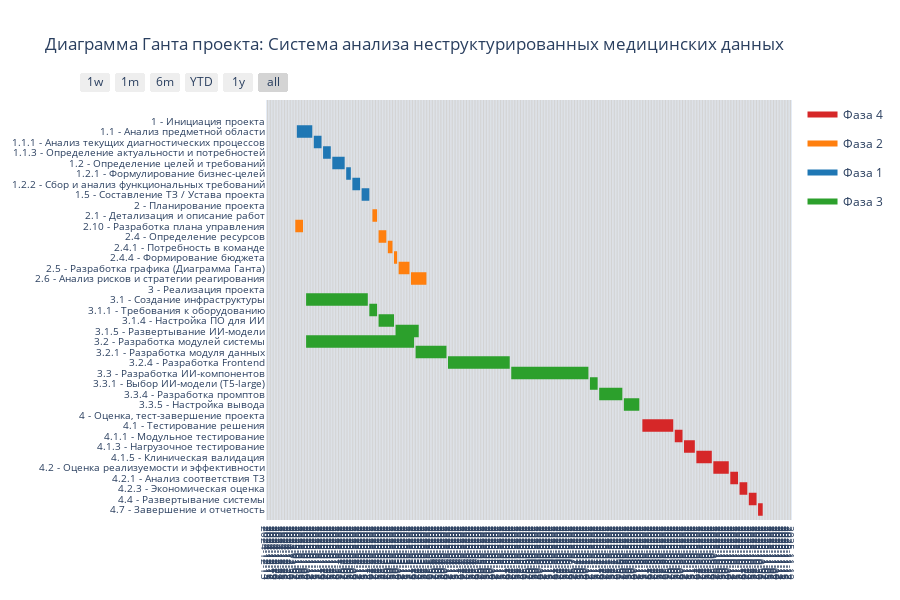

Notebook code cell kept with this figure:
### Code cell
import plotly.figure_factory as ff
import pandas as pd
from datetime import datetime, timedelta
import re # Импортируем библиотеку для работы с регулярными выражениями

# --- Упрощенная Структура ИСР с примерными длительностями и зависимостями ---
# Формат: (ID, Короткий текст работы, Уровень в иерархии, Длительность в днях, Зависимость от ID (Finish-to-Start))
# Зависимости здесь упрощенные и последовательные для примера
wbs_items_timed = [
    ('1', 'Инициация проекта', 1, 0, None), # Фазы как вехи или суммарные задачи (0 длительность)
    ('1.1', 'Анализ предметной области', 2, 10, '1'), # Зависит от начала Фазы 1
    ('1.1.1', 'Анализ текущих диагностических процессов', 3, 5, '1.1'), # Зависит от 1.1
    ('1.1.3', 'Определение актуальности и потребностей', 3, 5, '1.1.1'), # Зависит от 1.1.1
    ('1.2', 'Определение целей и требований', 2, 8, '1.1.3'), # Зависит от 1.1.3
    ('1.2.1', 'Формулирование бизнес-целей', 3, 3, '1.2'), # Зависит от 1.2
    ('1.2.2', 'Сбор и анализ функциональных требований', 3, 5, '1.2.1'), # Зависит от 1.2.1
    ('1.5', 'Составление ТЗ / Устава проекта', 2, 5, '1.2.2'), # Зависит от 1.2.2

    ('2', 'Планирование проекта', 1, 0, '1.5'), # Фаза 2 начинается после завершения 1.5 (последняя задача Фазы 1)
    ('2.1', 'Детализация и описание работ', 2, 3, '2'), # Зависит от начала Фазы 2
    ('2.4', 'Определение ресурсов', 2, 5, '2.1'), # Зависит от 2.1
    ('2.4.1', 'Потребность в команде', 3, 3, '2.4'), # Зависит от 2.4
    ('2.4.4', 'Формирование бюджета', 3, 2, '2.4.1'), # Зависит от 2.4.1
    ('2.5', 'Разработка графика (Диаграмма Ганта)', 2, 7, '2.4.4'), # Зависит от 2.4.4
    ('2.6', 'Анализ рисков и стратегии реагирования', 2, 10, '2.5'), # Зависит от 2.5
    ('2.10', 'Разработка плана управления', 2, 5, '2.6'), # Зависит от 2.6

    ('3', 'Реализация проекта', 1, 0, '2.10'), # Фаза 3 начинается после завершения 2.10 (последняя задача Фазы 2)
    ('3.1', 'Создание инфраструктуры', 2, 40, '3'), # Зависит от начала Фазы 3
    ('3.1.1', 'Требования к оборудованию', 3, 5, '3.1'), # Зависит от 3.1
    ('3.1.4', 'Настройка ПО для ИИ', 3, 10, '3.1.1'), # Зависит от 3.1.1
    ('3.1.5', 'Развертывание ИИ-модели', 3, 15, '3.1.4'), # Зависит от 3.1.4
    ('3.2', 'Разработка модулей системы', 2, 70, '3'), # Параллельно с инфраструктурой, зависит от начала Фазы 3
    ('3.2.1', 'Разработка модуля данных', 3, 20, '3.2'), # Зависит от начала 3.2
    ('3.2.4', 'Разработка Frontend', 3, 40, '3.2.1'), # Зависит от 3.2.1
    ('3.3', 'Разработка ИИ-компонентов', 2, 50, '3.2.4'), # Может начаться после частичной готовности Frontend
    ('3.3.1', 'Выбор ИИ-модели (T5-large)', 3, 5, '3.3'), # Зависит от начала 3.3
    ('3.3.4', 'Разработка промптов', 3, 15, '3.3.1'), # Зависит от 3.3.1
    ('3.3.5', 'Настройка вывода', 3, 10, '3.3.4'), # Зависит от 3.3.4

    ('4', 'Оценка, тест-завершение проекта', 1, 0, '3.3.5'), # Фаза 4 начинается после завершения 3.3.5 (последняя задача реализации)
    ('4.1', 'Тестирование решения', 2, 20, '4'), # Зависит от начала Фазы 4
    ('4.1.1', 'Модульное тестирование', 3, 5, '4.1'), # Зависит от 4.1
    ('4.1.3', 'Нагрузочное тестирование', 3, 7, '4.1.1'), # Зависит от 4.1.1
    ('4.1.5', 'Клиническая валидация', 3, 10, '4.1.3'), # Зависит от 4.1.3
    ('4.2', 'Оценка реализуемости и эффективности', 2, 10, '4.1.5'), # Зависит от завершения тестирования
    ('4.2.1', 'Анализ соответствия ТЗ', 3, 5, '4.2'), # Зависит от начала 4.2
    ('4.2.3', 'Экономическая оценка', 3, 5, '4.2.1'), # Зависит от 4.2.1
    ('4.4', 'Развертывание системы', 2, 5, '4.2.3'), # Зависит от завершения оценки
    ('4.7', 'Завершение и отчетность', 2, 3, '4.4'), # Зависит от развертывания
]

# --- Расчет дат на основе длительности и зависимостей ---
# Словарь для хранения дат завершения задач по их ID
task_finish_dates = {}
# Начальная дата проекта
project_start_date = datetime(2025, 1, 1)

# Список данных для Plotly
gantt_data = []

# Сортируем задачи по ID. Это важно для корректного расчета зависимостей,
# т.к. мы обрабатываем их в порядке возрастания ID.
wbs_items_timed.sort(key=lambda item: item[0])

for item_id, item_text, item_level, duration, dependency_id in wbs_items_timed:
    start_date = project_start_date

    # Определяем дату старта на основе зависимости
    if dependency_id:
        if dependency_id in task_finish_dates:
            # Старт на следующий день после завершения зависимости
            start_date = task_finish_dates[dependency_id] + timedelta(days=1)
        else:
            # Это должно быть исключено, если зависимости логически корректны и WBS отсортирован.
            # Если это происходит, значит, зависимость на задачу, которая еще не была обработана
            # или не существует. Для надежности можно поднять ошибку или оставить предупреждение.
            print(f"Warning: Dependency ID '{dependency_id}' not found or processed yet for task '{item_id}'. Setting start to project start date.")
            start_date = project_start_date
    elif item_id == '1': # Специально для первой задачи, если у нее нет зависимости
        start_date = project_start_date
    else: # Для других задач верхнего уровня без явной зависимости, но входящих в иерархию
        # Если это задача верхнего уровня (например, "2", "3", "4"), и она не '1',
        # то ее старт должен быть привязан к завершению последней задачи предыдущей фазы.
        # Это уже учтено в wbs_items_timed, но на случай ошибок в данных,
        # убедимся, что у таких задач есть dependency_id.
        pass

    finish_date = start_date + timedelta(days=duration)

    # Сохраняем дату завершения текущей задачи в словаре
    task_finish_dates[item_id] = finish_date

    # Добавляем задачу в список данных для Plotly
    gantt_data.append(dict(
        Task=f'{item_id} - {item_text}', # Метка задачи на графике
        Start=start_date.strftime('%Y-%m-%d'),
        Finish=finish_date.strftime('%Y-%m-%d'),
        Resource=f'Фаза {item_id.split(".")[0]}' # Используем номер фазы как ресурс для группировки/раскраски
    ))

# --- Создание Диаграммы Ганта с Plotly ---

fig = ff.create_gantt(gantt_data,
                      index_col='Resource', # Группировать/раскрашивать по фазам
                      show_colorbar=True,
                      group_tasks=True, # Группировать задачи по ресурсу (фазе) на оси Y
                      title='Диаграмма Ганта проекта: Система анализа неструктурированных медицинских данных',
                      bar_width=0.6,
                      # show_arrows=False, # Эту строку нужно удалить, так как она вызывает ошибку
                     )

# --- Настройка внешнего вида ---
fig.update_layout(
    hovermode='closest', 
    xaxis=dict(
        tickfont=dict(size=12), 
        tickformat='%Y-%m',  # Изменено на формат год-месяц
        dtick='M1',          # Отображать метки каждого месяца
        showgrid=True,       # Отображение сетки
        gridwidth=1,         # Ширина линий сетки
        gridcolor='LightGrey'# Цвет линий сетки
    ),
    yaxis=dict(
        tickfont=dict(size=12), 
        categoryorder='category ascending' 
    ),
)
"""
fig.update_layout(
    hovermode='closest', # Режим отображения всплывающих подсказок
    xaxis=dict(
        tickfont=dict(size=10), # Размер шрифта меток оси X
        tickformat='%Y-%m-%d',  # Формат меток даты: год-месяц-день
        dtick='D1',             # Интервал меток: 1 день. Используйте 'W1' для еженедельных меток.
        showgrid=True,          # Отображение сетки
        gridwidth=1,            # Ширина линий сетки
        gridcolor='LightGrey'   # Цвет линий сетки
    ),
    yaxis=dict(
        tickfont=dict(size=10), # Размер шрифта меток оси Y
        categoryorder='category ascending' # Порядок отображения задач (сверху вниз в порядке списка)
    ),
)
"""
# --- Отображение диаграммы ---
fig.show()

# --- Сохранение диаграммы (опционально) ---
# Для сохранения в файл (нужны библиотеки kaleido: pip install -U kaleido)
#fig.write_image("gantt_medical_ai.png") # Сохранить как PNG
#fig.write_html("gantt_medical_ai.html") # Сохранить как интерактивный HTML файл

### Figure 1 — Plotly figure (JSON) as saved in the notebook; plotly's stock layout.template omitted (floating-point values rounded to 4 significant figures)
{"data": [{"fill": "toself", "fillcolor": "rgb(214, 39, 40)", "hoverinfo": "name", "legendgroup": "rgb(214, 39, 40)", "mode": "none", "name": "Фаза 4", "showlegend": true, "type": "scatter", "x": ["2025-08-13", "2025-08-13", "2025-08-13", "2025-08-13", "2025-08-13", "2025-08-14", "2025-09-03", "2025-09-03", "2025-08-14", "2025-08-14", "2025-09-04", "2025-09-09", "2025-09-09", "2025-09-04", "2025-09-04", "2025-09-10", "2025-09-17", "2025-09-17", "2025-09-10", "2025-09-10", "2025-09-18", "2025-09-28", "2025-09-28", "2025-09-18", "2025-09-18", "2025-09-29", "2025-10-09", "2025-10-09", "2025-09-29", "2025-09-29", "2025-10-10", "2025-10-15", "2025-10-15", "2025-10-10", "2025-10-10", "2025-10-16", "2025-10-21", "2025-10-21", "2025-10-16", "2025-10-16", "2025-10-22", "2025-10-27", "2025-10-27", "2025-10-22", "2025-10-22", "2025-10-28", "2025-10-31", "2025-10-31", "2025-10-28"], "y": [8.4, 8.4, 9.6, 9.6, null, 7.4, 7.4, 8.6, 8.6, null, 6.4, 6.4, 7.6, 7.6, null, 5.4, 5.4, 6.6, 6.6, null, 4.4, 4.4, 5.6, 5.6, null, 3.4, 3.4, 4.6, 4.6, null, 2.4, 2.4, 3.6, 3.6, null, 1.4, 1.4, 2.6, 2.6, null, 0.4, 0.4, 1.6, 1.6, null, -0.6, -0.6, 0.6, 0.6]}, {"fill": "toself", "fillcolor": "rgb(255, 127, 14)", "hoverinfo": "name", "legendgroup": "rgb(255, 127, 14)", "mode": "none", "name": "Фаза 2", "showlegend": true, "type": "scatter", "x": ["2025-02-19", "2025-02-19", "2025-02-19", "2025-02-19", "2025-02-19", "2025-02-20", "2025-02-23", "2025-02-23", "2025-02-20", "2025-02-20", "2025-01-01", "2025-01-06", "2025-01-06", "2025-01-01", "2025-01-01", "2025-02-24", "2025-03-01", "2025-03-01", "2025-02-24", "2025-02-24", "2025-03-02", "2025-03-05", "2025-03-05", "2025-03-02", "2025-03-02", "2025-03-06", "2025-03-08", "2025-03-08", "2025-03-06", "2025-03-06", "2025-03-09", "2025-03-16", "2025-03-16", "2025-03-09", "2025-03-09", "2025-03-17", "2025-03-27", "2025-03-27", "2025-03-17"], "y": [28.4, 28.4, 29.6, 29.6, null, 27.4, 27.4, 28.6, 28.6, null, 26.4, 26.4, 27.6, 27.6, null, 25.4, 25.4, 26.6, 26.6, null, 24.4, 24.4, 25.6, 25.6, null, 23.4, 23.4, 24.6, 24.6, null, 22.4, 22.4, 23.6, 23.6, null, 21.4, 21.4, 22.6, 22.6]}, {"fill": "toself", "fillcolor": "rgb(31, 119, 180)", "hoverinfo": "name", "legendgroup": "rgb(31, 119, 180)", "mode": "none", "name": "Фаза 1", "showlegend": true, "type": "scatter", "x": ["2025-01-01", "2025-01-01", "2025-01-01", "2025-01-01", "2025-01-01", "2025-01-02", "2025-01-12", "2025-01-12", "2025-01-02", "2025-01-02", "2025-01-13", "2025-01-18", "2025-01-18", "2025-01-13", "2025-01-13", "2025-01-19", "2025-01-24", "2025-01-24", "2025-01-19", "2025-01-19", "2025-01-25", "2025-02-02", "2025-02-02", "2025-01-25", "2025-01-25", "2025-02-03", "2025-02-06", "2025-02-06", "2025-02-03", "2025-02-03", "2025-02-07", "2025-02-12", "2025-02-12", "2025-02-07", "2025-02-07", "2025-02-13", "2025-02-18", "2025-02-18", "2025-02-13"], "y": [36.4, 36.4, 37.6, 37.6, null, 35.4, 35.4, 36.6, 36.6, null, 34.4, 34.4, 35.6, 35.6, null, 33.4, 33.4, 34.6, 34.6, null, 32.4, 32.4, 33.6, 33.6, null, 31.4, 31.4, 32.6, 32.6, null, 30.4, 30.4, 31.6, 31.6, null, 29.4, 29.4, 30.6, 30.6]}, {"fill": "toself", "fillcolor": "rgb(44, 160, 44)", "hoverinfo": "name", "legendgroup": "rgb(44, 160, 44)", "mode": "none", "name": "Фаза 3", "showlegend": true, "type": "scatter", "x": ["2025-01-07", "2025-01-07", "2025-01-07", "2025-01-07", "2025-01-07", "2025-01-08", "2025-02-17", "2025-02-17", "2025-01-08", "2025-01-08", "2025-02-18", "2025-02-23", "2025-02-23", "2025-02-18", "2025-02-18", "2025-02-24", "2025-03-06", "2025-03-06", "2025-02-24", "2025-02-24", "2025-03-07", "2025-03-22", "2025-03-22", "2025-03-07", "2025-03-07", "2025-01-08", "2025-03-19", "2025-03-19", "2025-01-08", "2025-01-08", "2025-03-20", "2025-04-09", "2025-04-09", "2025-03-20", "2025-03-20", "2025-04-10", "2025-05-20", "2025-05-20", "2025-04-10", "2025-04-10", "2025-05-21", "2025-07-10", "2025-07-10", "2025-05-21", "2025-05-21", "2025-07-11", "2025-07-16", "2025-07-16", "2025-07-11", "2025-07-11", "2025-07-17", "2025-08-01", "2025-08-01", "2025-07-17", "2025-07-17", "2025-08-02", "2025-08-12", "2025-08-12", "2025-08-02"], "y": [20.4, 20.4, 21.6, 21.6, null, 19.4, 19.4, 20.6, 20.6, null, 18.4, 18.4, 19.6, 19.6, null, 17.4, 17.4, 18.6, 18.6, null, 16.4, 16.4, 17.6, 17.6, null, 15.4, 15.4, 16.6, 16.6, null, 14.4, 14.4, 15.6, 15.6, null, 13.4, 13.4, 14.6, 14.6, null, 12.4, 12.4, 13.6, 13.6, null, 11.4, 11.4, 12.6, 12.6, null, 10.4, 10.4, 11.6, 11.6, null, 9.4, 9.4, 10.6, 10.6]}, {"legendgroup": "rgb(214, 39, 40)", "marker": {"color": "rgb(214, 39, 40)", "opacity": 0, "size": 1}, "mode": "markers", "name": "", "showlegend": false, "text": [null, null, null, null, null, null, null, null, null, null, null, null, null, null, null, null, null, null, null, null], "type": "scatter", "x": ["2025-08-13", "2025-08-13", "2025-08-14", "2025-09-03", "2025-09-04", "2025-09-09", "2025-09-10", "2025-09-17", "2025-09-18", "2025-09-28", "2025-09-29", "2025-10-09", "2025-10-10", "2025-10-15", "2025-10-16", "2025-10-21", "2025-10-22", "2025-10-27", "2025-10-28", "2025-10-31"], "y": [9, 9, 8, 8, 7, 7, 6, 6, 5, 5, 4, 4, 3, 3, 2, 2, 1, 1, 0, 0]}, {"legendgroup": "rgb(255, 127, 14)", "marker": {"color": "rgb(255, 127, 14)", "opacity": 0, "size": 1}, "mode": "markers", "name": "", "showlegend": false, "text": [null, null, null, null, null, null, null, null, null, null, null, null, null, null, null, null], "type": "scatter", "x": ["2025-02-19", "2025-02-19", "2025-02-20", "2025-02-23", "2025-01-01", "2025-01-06", "2025-02-24", "2025-03-01", "2025-03-02", "2025-03-05", "2025-03-06", "2025-03-08", "2025-03-09", "2025-03-16", "2025-03-17", "2025-03-27"], "y": [29, 29, 28, 28, 27, 27, 26, 26, 25, 25, 24, 24, 23, 23, 22, 22]}, {"legendgroup": "rgb(31, 119, 180)", "marker": {"color": "rgb(31, 119, 180)", "opacity": 0, "size": 1}, "mode": "markers", "name": "", "showlegend": false, "text": [null, null, null, null, null, null, null, null, null, null, null, null, null, null, null, null], "type": "scatter", "x": ["2025-01-01", "2025-01-01", "2025-01-02", "2025-01-12", "2025-01-13", "2025-01-18", "2025-01-19", "2025-01-24", "2025-01-25", "2025-02-02", "2025-02-03", "2025-02-06", "2025-02-07", "2025-02-12", "2025-02-13", "2025-02-18"], "y": [37, 37, 36, 36, 35, 35, 34, 34, 33, 33, 32, 32, 31, 31, 30, 30]}, {"legendgroup": "rgb(44, 160, 44)", "marker": {"color": "rgb(44, 160, 44)", "opacity": 0, "size": 1}, "mode": "markers", "name": "", "showlegend": false, "text": [null, null, null, null, null, null, null, null, null, null, null, null, null, null, null, null, null, null, null, null, null, null, null, null], "type": "scatter", "x": ["2025-01-07", "2025-01-07", "2025-01-08", "2025-02-17", "2025-02-18", "2025-02-23", "2025-02-24", "2025-03-06", "2025-03-07", "2025-03-22", "2025-01-08", "2025-03-19", "2025-03-20", "2025-04-09", "2025-04-10", "2025-05-20", "2025-05-21", "2025-07-10", "2025-07-11", "2025-07-16", "2025-07-17", "2025-08-01", "2025-08-02", "2025-08-12"], "y": [21, 21, 20, 20, 19, 19, 18, 18, 17, 17, 16, 16, 15, 15, 14, 14, 13, 13, 12, 12, 11, 11, 10, 10]}], "layout": {"height": 600, "hovermode": "closest", "showlegend": true, "title": {"text": "Диаграмма Ганта проекта: Система анализа неструктурированных медицинских данных"}, "xaxis": {"dtick": "D1", "gridcolor": "LightGrey", "gridwidth": 1, "rangeselector": {"buttons": [{"count": 7, "label": "1w", "step": "day", "stepmode": "backward"}, {"count": 1, "label": "1m", "step": "month", "stepmode": "backward"}, {"count": 6, "label": "6m", "step": "month", "stepmode": "backward"}, {"count": 1, "label": "YTD", "step": "year", "stepmode": "todate"}, {"count": 1, "label": "1y", "step": "year", "stepmode": "backward"}, {"step": "all"}]}, "showgrid": true, "tickfont": {"size": 10}, "tickformat": "%Y-%m-%d", "type": "date", "zeroline": false}, "yaxis": {"autorange": false, "categoryorder": "category ascending", "range": [-1, 39], "showgrid": false, "tickfont": {"size": 10}, "ticktext": ["4.7 - Завершение и отчетность", "4.4 - Развертывание системы", "4.2.3 - Экономическая оценка", "4.2.1 - Анализ соответствия ТЗ", "4.2 - Оценка реализуемости и эффективности", "4.1.5 - Клиническая валидация", "4.1.3 - Нагрузочное тестирование", "4.1.1 - Модульное тестирование", "4.1 - Тестирование решения", "4 - Оценка, тест-завершение проекта", "3.3.5 - Настройка вывода", "3.3.4 - Разработка промптов", "3.3.1 - Выбор ИИ-модели (T5-large)", "3.3 - Разработка ИИ-компонентов", "3.2.4 - Разработка Frontend", "3.2.1 - Разработка модуля данных", "3.2 - Разработка модулей системы", "3.1.5 - Развертывание ИИ-модели", "3.1.4 - Настройка ПО для ИИ", "3.1.1 - Требования к оборудованию", "3.1 - Создание инфраструктуры", "3 - Реализация проекта", "2.6 - Анализ рисков и стратегии реагирования", "2.5 - Разработка графика (Диаграмма Ганта)", "2.4.4 - Формирование бюджета", "2.4.1 - Потребность в команде", "2.4 - Определение ресурсов", "2.10 - Разработка плана управления", "2.1 - Детализация и описание работ", "2 - Планирование проекта", "1.5 - Составление ТЗ / Устава проекта", "1.2.2 - Сбор и анализ функциональных требований", "1.2.1 - Формулирование бизнес-целей", "1.2 - Определение целей и требований", "1.1.3 - Определение актуальности и потребностей", "1.1.1 - Анализ текущих диагностических процессов", "1.1 - Анализ предметной области", "1 - Инициация проекта"], "tickvals": [0, 1, 2, 3, 4, 5, 6, 7, 8, 9, 10, 11, 12, 13, 14, 15, 16, 17, 18, 19, 20, 21, 22, 23, 24, 25, 26, 27, 28, 29, 30, 31, 32, 33, 34, 35, 36, 37], "zeroline": false}}}
